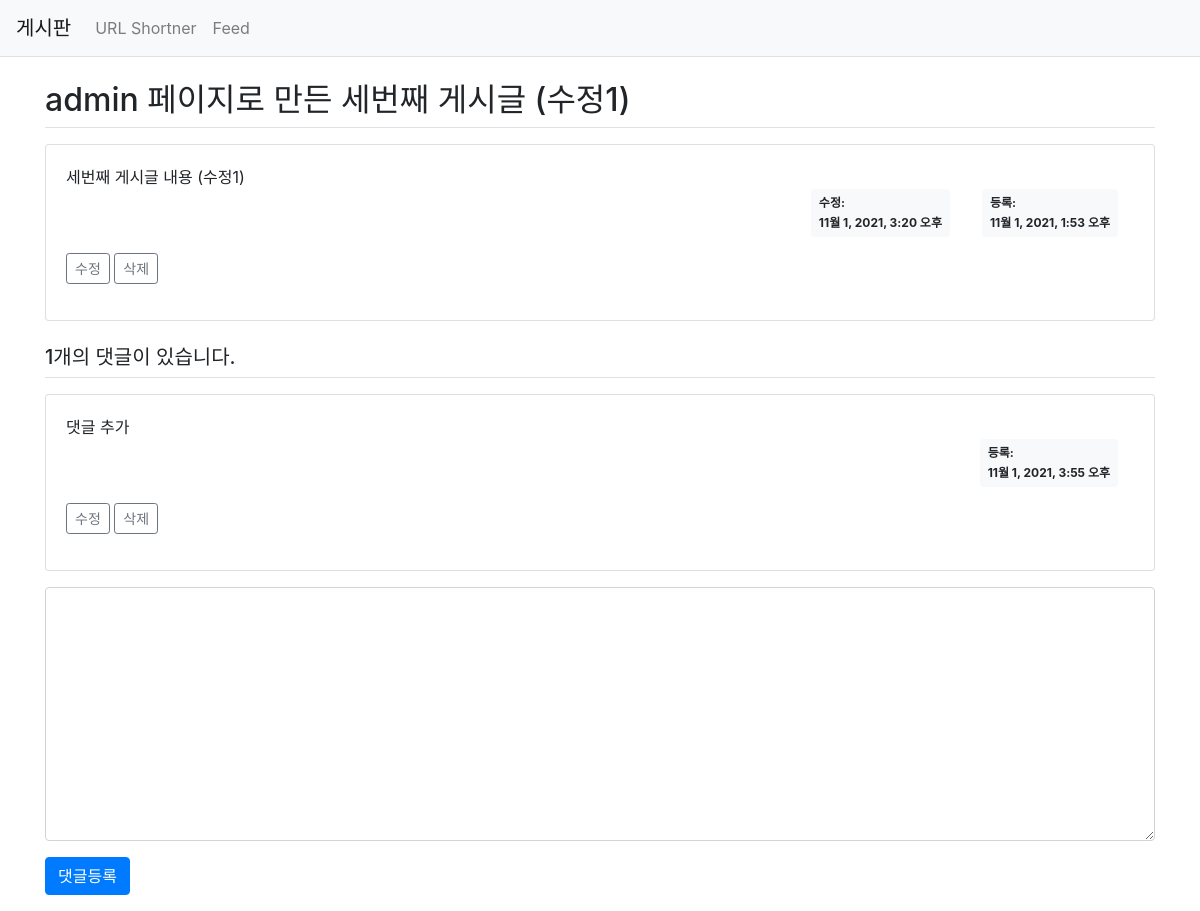
/board/3/, run on the app's committed database.
### pybo/models.py (models this page shows, shortened)
class Question(models.Model):
    subject = models.CharField(max_length=200)
    content = models.TextField()
    modify_date = models.DateTimeField(null=True, blank=True)
    create_date = models.DateTimeField()

class Answer(models.Model):
    question = models.ForeignKey(Question, on_delete=models.CASCADE)
    content = models.TextField()
    modify_date = models.DateTimeField(null=True, blank=True)
    create_date = models.DateTimeField()

### pybo/views.py (the view)
# urls.py: path('<int:question_id>/', views.detail, name='detail'),
def detail(request, question_id):
    question = get_object_or_404(Question, pk=question_id)
    context = {'question': question}
    return render(request, 'pybo/question_detail.html', context)

### templates/pybo/question_detail.html (shortened to what this page needs)
{% extends 'base.html' %}
{% block content %}
<div class="container my-3">
    <h2 class="border-bottom py-2">{{ question.subject }}</h2>
    <div class="card my-3">
        <div class="card-body">
            <div class="card-text" style="white-space: pre-line;">{{ question.content }}</div>
            <div class="d-flex justify-content-end">
                {% if question.modify_date %}
                <div class="badge badge-light p-2 text-left mx-3">
                    <div class="mb-2">수정: </div>
                    <div>{{ question.modify_date }}</div>
                </div>
                {% endif %}
                <div class="badge badge-light p-2 text-left mx-3">
                    <div class="mb-2">등록: </div>
                    <div>{{ question.create_date }}</div>
                </div>
            </div>
                <div class="my-3">
                <a href="{% url 'pybo:question_modify' question.id  %}"
               class="btn btn-sm btn-outline-secondary">수정</a>
                    <a href="#" class="delete btn btn-sm btn-outline-secondary"
       data-uri="{% url 'pybo:question_delete' question.id  %}">삭제</a>
            </div>
        </div>
    </div>
    <h5 class="border-bottom my-3 py-2">{{question.answer_set.count}}개의 댓글이 있습니다.</h5>
    {% for answer in question.answer_set.all %}
    <div class="card my-3">
        <div class="card-body">
            <div class="card-text" style="white-space: pre-line;">{{ answer.content }}</div>
            <div class="d-flex justify-content-end">
                <div class="badge badge-light p-2 text-left mx-3" >
                    <div class="mb-2">등록: </div>
                    <div>{{ answer.create_date }}</div>
                </div>
            </div>
            <div class="my-3">
                <a href="{% url 'pybo:answer_modify' answer.id  %}"
               class="btn btn-sm btn-outline-secondary">수정</a>
                <a href="#" class="delete btn btn-sm btn-outline-secondary "
               data-uri="{% url 'pybo:answer_delete' answer.id  %}">삭제</a>
            </div>
        </div>
    </div>
    {% endfor %}
    <form action="{% url 'pybo:answer_create' question.id %}" method="post" class="my-3">
        <div class="form-group">
            <textarea name="content" id="content" class="form-control" rows="10"></textarea>
        </div>
        <input type="submit" value="댓글등록" class="btn btn-primary">
    </form>
</div>
{% endblock %}

### data on the page
Question: subject "admin 페이지로 만든 세번째 게시글 (수정1)", content "세번째 게시글 내용 (수정1)", modify_date "11월 1, 2021, 3:20 오후", create_date "11월 1, 2021, 1:53 오후", answer_set.count "1"
Answer: content "댓글 추가", create_date "11월 1, 2021, 3:55 오후"
